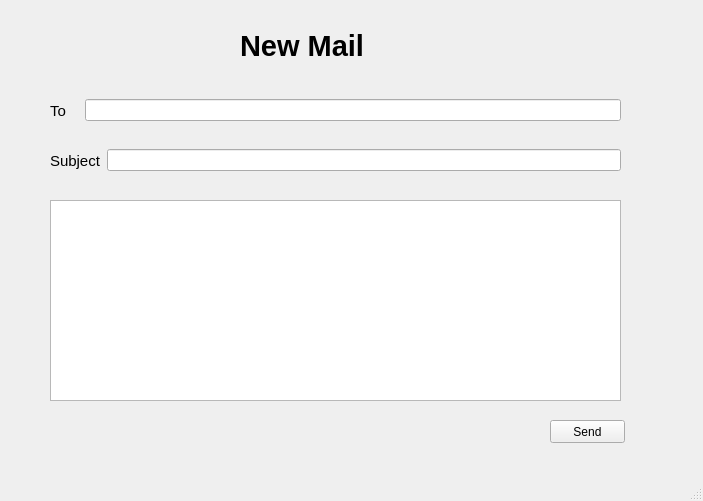
<?xml version="1.0" encoding="UTF-8"?>
<ui version="4.0">
 <class>Send_window</class>
 <widget class="QMainWindow" name="Send_window">
  <property name="geometry">
   <rect>
    <x>0</x>
    <y>0</y>
    <width>703</width>
    <height>501</height>
   </rect>
  </property>
  <property name="windowTitle">
   <string>MainWindow</string>
  </property>
  <widget class="QWidget" name="centralwidget">
   <widget class="QLabel" name="label">
    <property name="geometry">
     <rect>
      <x>240</x>
      <y>10</y>
      <width>241</width>
      <height>71</height>
     </rect>
    </property>
    <property name="font">
     <font>
      <pointsize>22</pointsize>
      <weight>75</weight>
      <bold>true</bold>
     </font>
    </property>
    <property name="text">
     <string>New Mail</string>
    </property>
   </widget>
   <widget class="QWidget" name="horizontalLayoutWidget">
    <property name="geometry">
     <rect>
      <x>50</x>
      <y>90</y>
      <width>571</width>
      <height>41</height>
     </rect>
    </property>
    <layout class="QHBoxLayout" name="horizontalLayout_1">
     <item>
      <widget class="QLabel" name="label_2">
       <property name="font">
        <font>
         <pointsize>11</pointsize>
        </font>
       </property>
       <property name="text">
        <string>To   </string>
       </property>
      </widget>
     </item>
     <item>
      <widget class="QLineEdit" name="To_lineEdit"/>
     </item>
    </layout>
   </widget>
   <widget class="QWidget" name="horizontalLayoutWidget_2">
    <property name="geometry">
     <rect>
      <x>50</x>
      <y>140</y>
      <width>571</width>
      <height>41</height>
     </rect>
    </property>
    <layout class="QHBoxLayout" name="horizontalLayout_2">
     <item>
      <widget class="QLabel" name="label_3">
       <property name="font">
        <font>
         <pointsize>11</pointsize>
        </font>
       </property>
       <property name="text">
        <string>Subject</string>
       </property>
      </widget>
     </item>
     <item>
      <widget class="QLineEdit" name="Subject_lineEdit"/>
     </item>
    </layout>
   </widget>
   <widget class="QTextEdit" name="Content_textEdit">
    <property name="geometry">
     <rect>
      <x>50</x>
      <y>200</y>
      <width>571</width>
      <height>201</height>
     </rect>
    </property>
   </widget>
   <widget class="QPushButton" name="Send_pushButton">
    <property name="geometry">
     <rect>
      <x>550</x>
      <y>420</y>
      <width>75</width>
      <height>23</height>
     </rect>
    </property>
    <property name="text">
     <string>Send</string>
    </property>
   </widget>
  </widget>
  <widget class="QStatusBar" name="statusbar"/>
 </widget>
 <resources/>
 <connections/>
</ui>
